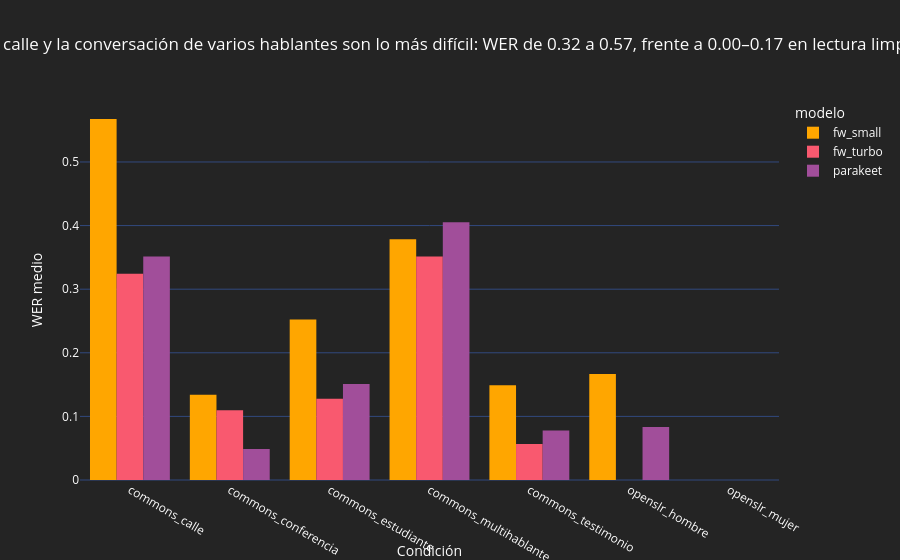

Source (notebook cell):
### Code cell
cond = det[det.modelo.isin(wer_t.modelo)].copy()
fig = px.bar(cond.groupby(["estrato", "modelo"], as_index=False).valor.mean(), x="estrato", y="valor", color="modelo",
             barmode="group", color_discrete_map=paleta.COLORES_MODELO, labels={"valor": "WER medio", "estrato": "Condición"},
             title=TITULO_WER)
fig.show()

### Figure 1 — Plotly figure (JSON) as saved in the notebook; plotly's stock layout.template omitted (floating-point values rounded to 4 significant figures)
{"data": [{"alignmentgroup": "True", "hovertemplate": "modelo=fw_small<br>Condición=%{x}<br>WER medio=%{y}<extra></extra>", "legendgroup": "fw_small", "marker": {"color": "#ffa600", "pattern": {"shape": ""}}, "name": "fw_small", "offsetgroup": "fw_small", "orientation": "v", "showlegend": true, "textposition": "auto", "type": "bar", "x": ["commons_calle", "commons_conferencia", "commons_estudiante", "commons_multihablante", "commons_testimonio", "openslr_hombre", "openslr_mujer"], "xaxis": "x", "y": [0.5676, 0.1341, 0.2523, 0.3784, 0.1489, 0.1667, 0.0], "yaxis": "y"}, {"alignmentgroup": "True", "hovertemplate": "modelo=fw_turbo<br>Condición=%{x}<br>WER medio=%{y}<extra></extra>", "legendgroup": "fw_turbo", "marker": {"color": "#f9596f", "pattern": {"shape": ""}}, "name": "fw_turbo", "offsetgroup": "fw_turbo", "orientation": "v", "showlegend": true, "textposition": "auto", "type": "bar", "x": ["commons_calle", "commons_conferencia", "commons_estudiante", "commons_multihablante", "commons_testimonio", "openslr_hombre", "openslr_mujer"], "xaxis": "x", "y": [0.3243, 0.1098, 0.1278, 0.3514, 0.05674, 0.0, 0.0], "yaxis": "y"}, {"alignmentgroup": "True", "hovertemplate": "modelo=parakeet<br>Condición=%{x}<br>WER medio=%{y}<extra></extra>", "legendgroup": "parakeet", "marker": {"color": "#a14e9a", "pattern": {"shape": ""}}, "name": "parakeet", "offsetgroup": "parakeet", "orientation": "v", "showlegend": true, "textposition": "auto", "type": "bar", "x": ["commons_calle", "commons_conferencia", "commons_estudiante", "commons_multihablante", "commons_testimonio", "openslr_hombre", "openslr_mujer"], "xaxis": "x", "y": [0.3514, 0.04878, 0.1511, 0.4054, 0.07801, 0.08333, 0.0], "yaxis": "y"}], "layout": {"barmode": "group", "legend": {"title": {"text": "modelo"}, "tracegroupgap": 0}, "title": {"text": "La calle y la conversación de varios hablantes son lo más difícil: WER de 0.32 a 0.57, frente a 0.00–0.17 en lectura limpia"}, "xaxis": {"anchor": "y", "domain": [0.0, 1.0], "title": {"text": "Condición"}}, "yaxis": {"anchor": "x", "domain": [0.0, 1.0], "title": {"text": "WER medio"}}}}
